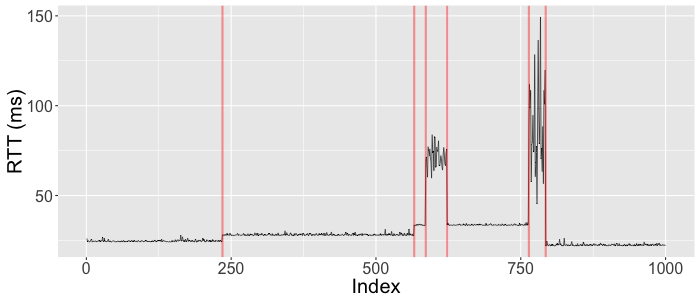

R code for this plot:
library(ggplot2)
# library(plotly) # useful for interactive visual inspection

source('rtt_gen.R')

main.dir <- getwd()
data.dir <- file.path(main.dir, 'data/')
graph.dir <- file.path(main.dir, 'graph/')

ifelse(!dir.exists(data.dir), dir.create(data.dir), F)
ifelse(!dir.exists(graph.dir), dir.create(graph.dir), F)

for (i in 1:100){
  rtt <- rtt.gen(1000)
  setwd(data.dir)
  write.table(rtt, row.names = F, file = sprintf("%d.csv", i), dec = '.', sep=';')
  setwd(graph.dir)
  pdf(sprintf("%d.pdf", i), width = 12, height = 6)
  g <- ggplot(rtt, aes(x=seq_len(nrow(rtt)), y=trace)) +
    geom_line(size=.3) +
    # geom_point(aes(text=paste("Index:", seq_len(nrow(rtt)))), size=0) +
    geom_vline(xintercept = which(rtt$cpt == 1), col='red', size=1, alpha=.4) +
    xlab("Index") +
    ylab("RTT (ms)") +
    theme(text=element_text(size=20))
  print(g)
  # ggplotly(g)
  dev.off()
}
